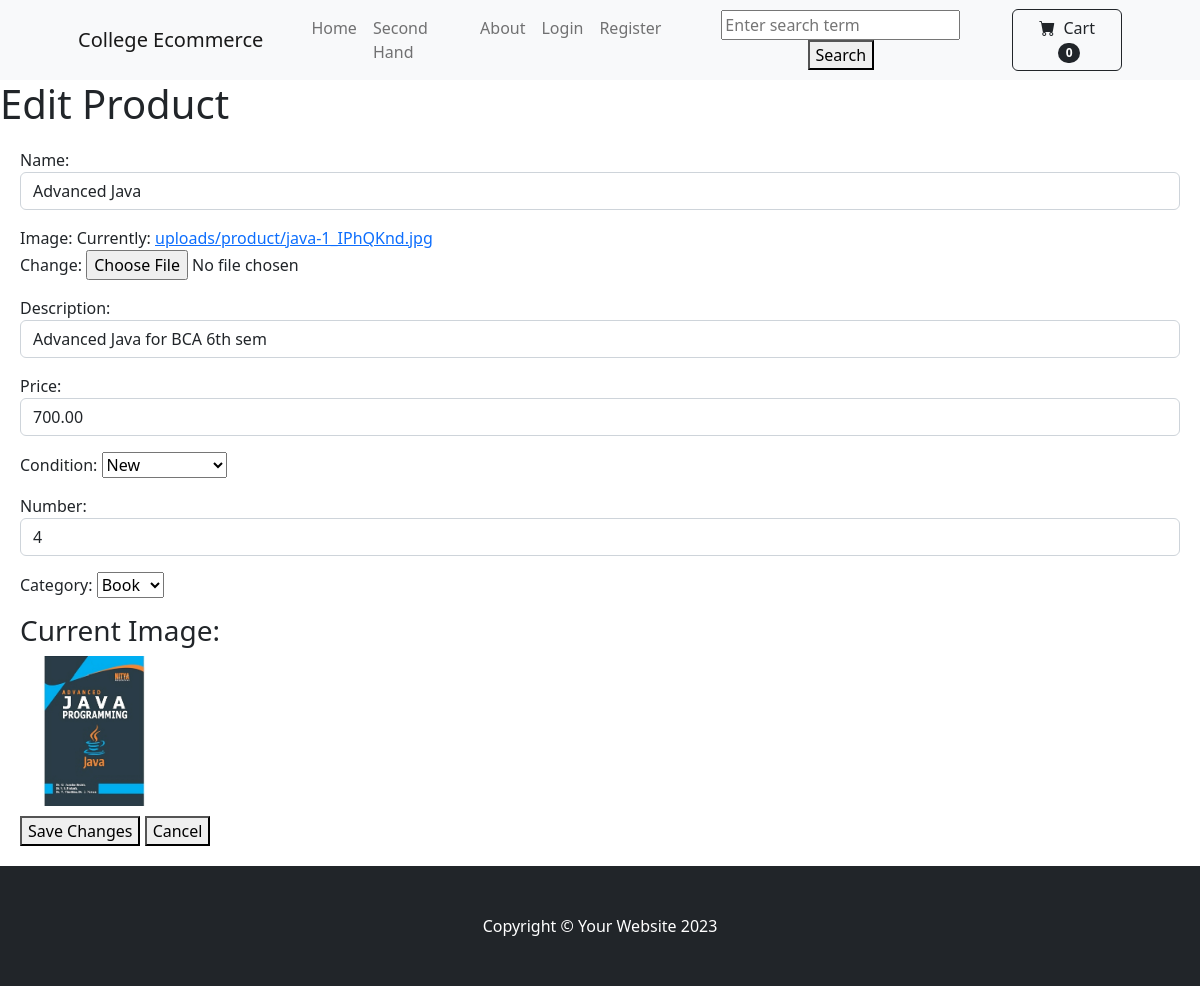
Before: /product/edit/1/ with the older database file.
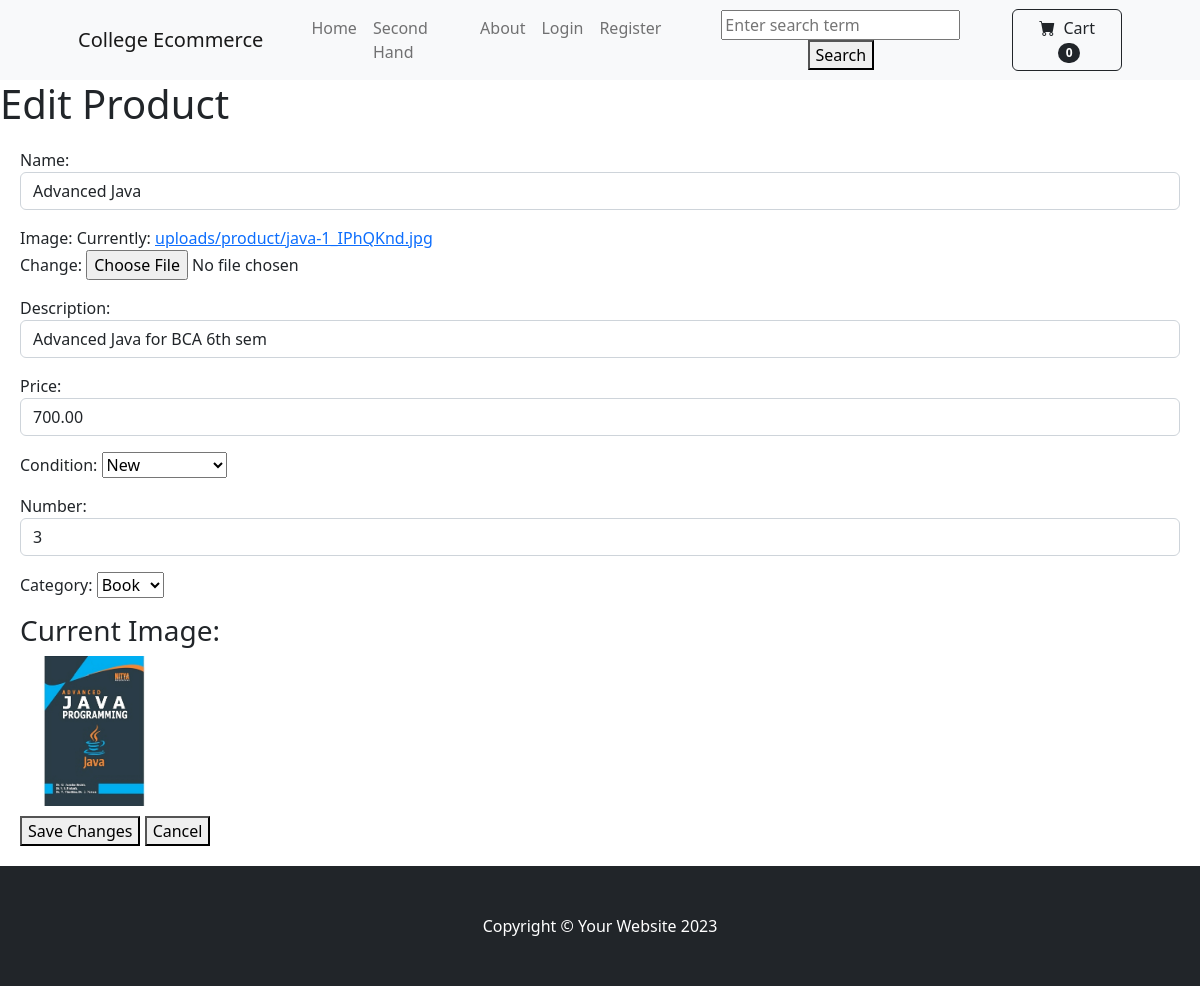
After: the same page with the newer database file.
### core/models.py (models this page shows, shortened)
class Product(models.Model):
    CONDITION_CHOICES = [
        ('new', 'New'),
        ('second_hand', 'Second_Hand'),
    ]
    name = models.CharField(max_length=50)
    price = models.DecimalField(default=0, decimal_places=2, max_digits=6)
    category = models.ForeignKey(Category, on_delete=models.CASCADE, default= 1)
    image = models.ImageField(upload_to='uploads/product')
    description =models.CharField(max_length=200, default='', blank=True, null=True)
    seller = models.ForeignKey(SellerProfile, on_delete=models.CASCADE , default=1)
    condition = models.CharField(max_length=20, choices=CONDITION_CHOICES, default='new')
    number = models.IntegerField(default=0)

class Category(models.Model):
    name = models.CharField(max_length=50)
    def __str__(self):
        return self.name

### product/views.py (the view)
# urls.py: path('edit/<int:product_id>/', views.edit_product, name='edit_product'),
def edit_product(request, product_id):
    product = get_object_or_404(Product, id=product_id)
    if request.method == 'POST':
        form = AddProduct(request.POST, request.FILES, instance=product)
        if form.is_valid():
            form.save()
            return redirect('core:product_list')  # Replace with the correct redirect URL
    else:
        form = AddProduct(instance=product)
    return render(request, 'product/edit_product.html', {'form': form, 'product': product})

### product/forms.py (shortened to what this page needs)
class AddProduct(forms.ModelForm):
    name = forms.CharField(widget=forms.TextInput(attrs={"placeholder":"Enter product name" , "class": "form-control"}))
    description = forms.CharField(widget=forms.TextInput(attrs={"placeholder":"Enter product description" , "class": "form-control"}))
    price = forms.IntegerField(widget=forms.NumberInput(attrs={ "class": "form-control"}))
    number = forms.IntegerField(widget=forms.NumberInput(attrs={ "class": "form-control"}))
    category = forms.ModelChoiceField(queryset=Category.objects.all(), empty_label="Select")
    image = forms.ImageField(required=True, widget=forms.ClearableFileInput(attrs={"class": "form-control-file"}))
    class Meta:
        model= Product
        fields = [
            'name',
            'image',
            'description',
            'price',
            'condition',
            'number',
            'category',
            'image',
        ]

### cart/context_processor.py (called while the page is built)
def cart_quantity(request):
    cart = request.session.get('cart', {})
    total_quantity = sum(item['qty'] for item in cart.values())
    return {'cart_quantity': total_quantity}

### product/templates/product/edit_product.html (shortened to what this page needs)
{% extends 'core/base.html' %}
{% block content%}
<h1>Edit Product</h1>
<section style="margin: 20px 20px">
    <form method="POST" enctype="multipart/form-data" action="{% url 'product:edit_product' product.id %}">
        {{ form.as_p }}
        {% if product.image %}
        <div>
            <h3>Current Image:</h3>
            <img src="{{ product.image.url }}" alt="{{ product.name }}" width="150">
        </div>
        {% endif %}
        <div style="margin:10px auto">
            <button type="submit">Save Changes</button>
            <a href="{% url 'core:product_list' %}"><button type="submit">Cancel</button></a>
        </div>
    </form>
</section>
{% endblock %}

Changed rows visible on the page:
changed Product "Advanced Java for BCA 6th sem": number "4" → "3"
